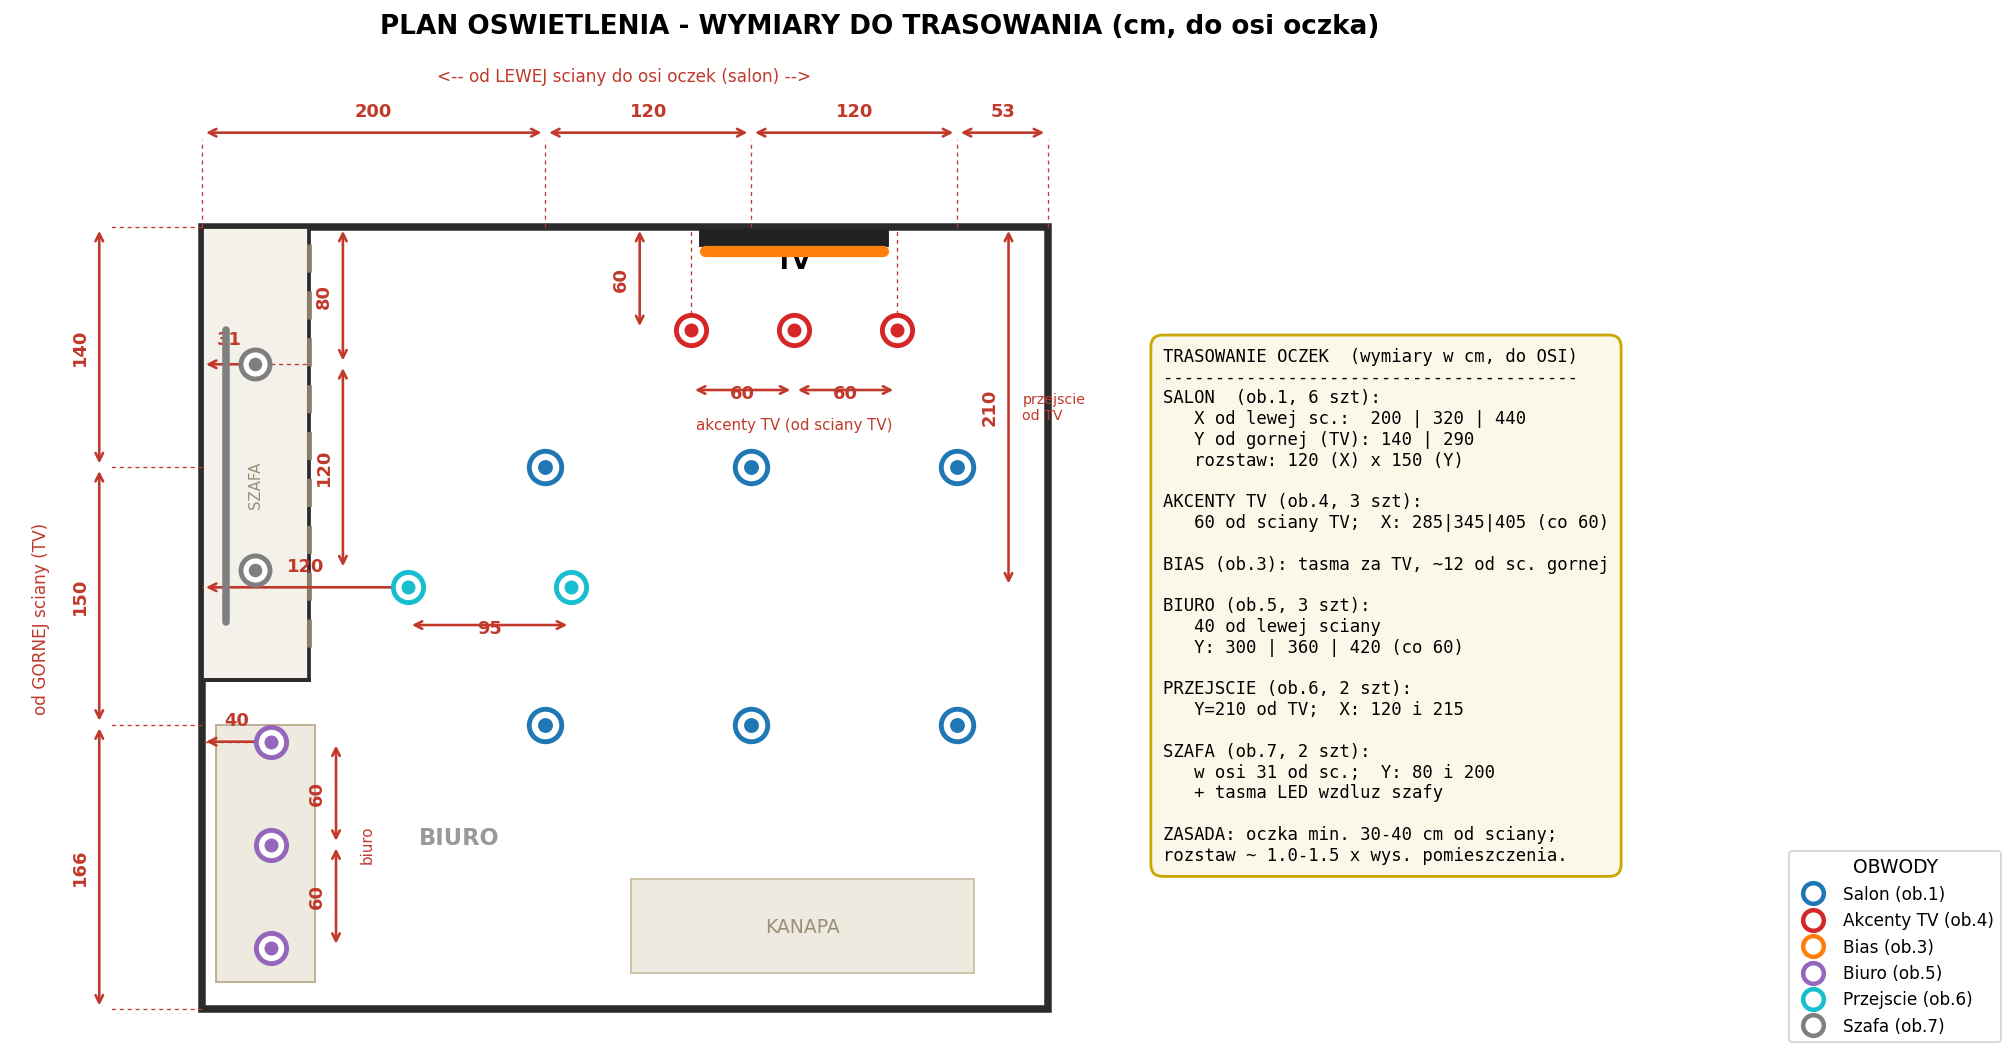

Generate this figure with Python:
# -*- coding: utf-8 -*-
"""Plan oswietlenia - WERSJA WYMIAROWA do trasowania na suficie.
Wszystkie wymiary w cm, mierzone do OSI oczka.
Uklad wsp.: poczatek = lewy gorny rog pokoju, X w prawo, Y w dol."""
import matplotlib
matplotlib.use("Agg")
import matplotlib.pyplot as plt
from matplotlib.patches import Rectangle

fig, ax = plt.subplots(figsize=(15, 12))

C1="#1f77b4"; C3="#ff7f0e"; C4="#d62728"; C5="#9467bd"; C6="#17becf"; C7="#7f7f7f"
WALL="#2b2b2b"; DIM="#c0392b"

# ---------- KONTUR / SCIANY ----------
ax.add_patch(Rectangle((0,0),493,456, fill=False, lw=4, ec=WALL))
ax.add_patch(Rectangle((0,0),62,264, fill=True, fc="#f4f1ea", ec=WALL, lw=2))
ax.plot([62,62],[10,254], color="#8a7f6a", lw=2.5, ls=(0,(6,4)))
ax.plot([0,62],[264,264], color=WALL, lw=2)

# meble (tlo)
ax.add_patch(Rectangle((290,2),110,9, fc="#222", ec="#222"))
ax.text(345,24,"TV", ha="center", fontsize=13, fontweight="bold")
ax.add_patch(Rectangle((250,380),200,55, fc="#efeadf", ec="#cbbf a6".replace(" ",""), lw=1))
ax.text(350,408,"KANAPA", ha="center", va="center", fontsize=10, color="#9a8f78")
ax.add_patch(Rectangle((8,290),58,150, fc="#efeadf", ec="#bcae90", lw=1))
ax.text(150,360,"BIURO", ha="center", fontsize=12, fontweight="bold", color="#999")
ax.text(31,150,"SZAFA", ha="center", va="center", fontsize=8, rotation=90, color="#9a8f78")

# ============ OPRAWY ============
SALON_X=[200,320,440]; SALON_Y=[140,290]
AKC_X=[285,345,405];   AKC_Y=60
BIURO_X=40;            BIURO_Y=[300,360,420]
PRZ=[(120,210),(215,210)]
SZAFA=[(31,80),(31,200)]

def oczko(x,y,c,s=300):
    ax.scatter(x,y,s=s, facecolors="white", edgecolors=c, lw=2.6, zorder=6)
    ax.scatter(x,y,s=s*0.16, color=c, zorder=7)

for x in SALON_X:
    for y in SALON_Y: oczko(x,y,C1)
for x in AKC_X: oczko(x,AKC_Y,C4,260)
for y in BIURO_Y: oczko(BIURO_X,y,C5,260)
for x,y in PRZ: oczko(x,y,C6,260)
for x,y in SZAFA: oczko(x,y,C7,240)
ax.plot([293,397],[14,14], color=C3, lw=6, solid_capstyle="round", zorder=4)  # bias
ax.plot([14,14],[60,230], color=C7, lw=4, solid_capstyle="round", zorder=4)   # tasma szafa

# ============ WYMIARY ============
def hdim(x1,x2,y,label,off=0):
    ax.annotate("", xy=(x1,y), xytext=(x2,y),
        arrowprops=dict(arrowstyle="<->", color=DIM, lw=1.4))
    ax.text((x1+x2)/2, y-7+off, label, ha="center", va="bottom",
            fontsize=9.5, color=DIM, fontweight="bold")
def vdim(y1,y2,x,label):
    ax.annotate("", xy=(x,y1), xytext=(x,y2),
        arrowprops=dict(arrowstyle="<->", color=DIM, lw=1.4))
    ax.text(x-6,(y1+y2)/2, label, ha="right", va="center",
            fontsize=9.5, color=DIM, fontweight="bold", rotation=90)
def ext(x1,y1,x2,y2):
    ax.plot([x1,x2],[y1,y2], color=DIM, lw=0.7, ls=(0,(3,3)), zorder=2)

# --- GORNY lancuch: kolumny salonu (X) ---
yt=-55
for x in [0]+SALON_X+[493]: ext(x,0,x,yt+4)
hdim(0,200,yt,"200"); hdim(200,320,yt,"120"); hdim(320,440,yt,"120"); hdim(440,493,yt,"53")
ax.text(246,yt-30,"<-- od LEWEJ sciany do osi oczek (salon) -->",
        ha="center", fontsize=9, color=DIM)

# --- LEWY lancuch: rzedy salonu (Y) ---
xl=-60
for y in [0]+SALON_Y+[456]: ext(0,y,xl+5,y)
vdim(0,140,xl,"140"); vdim(140,290,xl,"150"); vdim(290,456,xl,"166")
ax.text(xl-34,228,"od GORNEJ sciany (TV)", rotation=90, ha="center",
        va="center", fontsize=9, color=DIM)

# --- akcenty TV: odleglosc od sciany + rozstaw ---
ext(285,60,285,0); ext(405,60,405,0)
vdim(0,60,255,"60")
hdim(285,345,95,"60",off=14); hdim(345,405,95,"60",off=14)
ax.text(345,118,"akcenty TV (od sciany TV)", ha="center", fontsize=8, color=DIM)

# --- biuro: od lewej sciany + rozstaw ---
ext(40,300,0,300)
hdim(0,40,300,"40")
vdim(300,360,78,"60"); vdim(360,420,78,"60")
ax.text(96,360,"biuro", rotation=90, ha="center", va="center", fontsize=8, color=DIM)

# --- przejscie ---
ext(120,210,0,210)
hdim(0,120,210,"120"); hdim(120,215,232,"95",off=14)
vdim(0,210,470,"210")
ax.text(478,105,"przejscie\nod TV", fontsize=7.5, color=DIM, va="center")

# --- szafa: os + rozstaw ---
ext(31,80,62,80)
hdim(0,31,80,"31",off=-2)
vdim(0,80,82,"80"); vdim(80,200,82,"120")

# ============ TABELA TRASOWANIA ============
tab = (
"TRASOWANIE OCZEK  (wymiary w cm, do OSI)\n"
"----------------------------------------\n"
"SALON  (ob.1, 6 szt):\n"
"   X od lewej sc.:  200 | 320 | 440\n"
"   Y od gornej (TV): 140 | 290\n"
"   rozstaw: 120 (X) x 150 (Y)\n\n"
"AKCENTY TV (ob.4, 3 szt):\n"
"   60 od sciany TV;  X: 285|345|405 (co 60)\n\n"
"BIAS (ob.3): tasma za TV, ~12 od sc. gornej\n\n"
"BIURO (ob.5, 3 szt):\n"
"   40 od lewej sciany\n"
"   Y: 300 | 360 | 420 (co 60)\n\n"
"PRZEJSCIE (ob.6, 2 szt):\n"
"   Y=210 od TV;  X: 120 i 215\n\n"
"SZAFA (ob.7, 2 szt):\n"
"   w osi 31 od sc.;  Y: 80 i 200\n"
"   + tasma LED wzdluz szafy\n\n"
"ZASADA: oczka min. 30-40 cm od sciany;\n"
"rozstaw ~ 1.0-1.5 x wys. pomieszczenia."
)
ax.text(560, 70, tab, fontsize=9.2, va="top", ha="left", family="monospace",
        bbox=dict(boxstyle="round,pad=0.7", fc="#fbf7e9", ec="#caa800", lw=1.5))

# legenda kolorow (kompakt)
from matplotlib.lines import Line2D
leg=[(C1,"Salon (ob.1)"),(C4,"Akcenty TV (ob.4)"),(C3,"Bias (ob.3)"),
     (C5,"Biuro (ob.5)"),(C6,"Przejscie (ob.6)"),(C7,"Szafa (ob.7)")]
h=[Line2D([0],[0],marker="o",color="w",markerfacecolor="white",
   markeredgecolor=c,markeredgewidth=2.4,markersize=11,label=t) for c,t in leg]
ax.legend(handles=h, loc="lower left", bbox_to_anchor=(1.02,0.0),
          fontsize=9, frameon=True, title="OBWODY", title_fontsize=10)

ax.set_xlim(-110,900)
ax.set_ylim(-100,480)
ax.invert_yaxis()
ax.set_aspect("equal")
ax.axis("off")
ax.set_title("PLAN OSWIETLENIA - WYMIARY DO TRASOWANIA (cm, do osi oczka)",
             fontsize=14, fontweight="bold", pad=12)
plt.tight_layout()
plt.savefig("/home/user/architekt-wnetrz/plan_oswietlenia_wymiary.png",
            dpi=135, bbox_inches="tight", facecolor="white")
print("saved")
